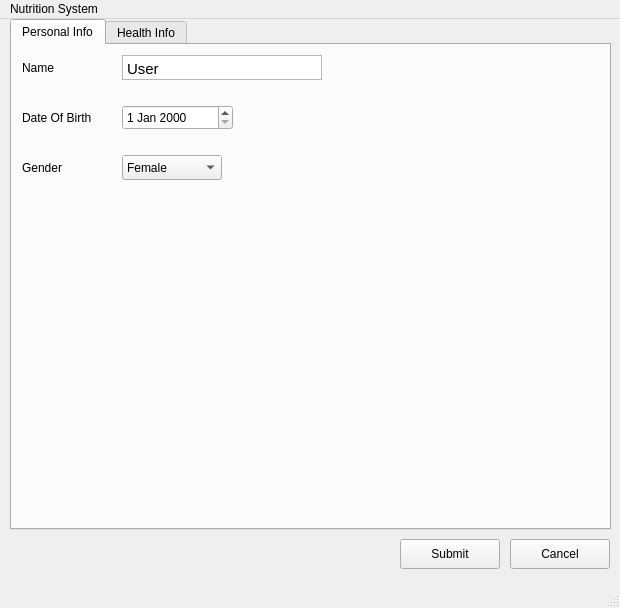
<?xml version="1.0" encoding="UTF-8"?>
<ui version="4.0">
 <class>MainWindow</class>
 <widget class="QMainWindow" name="MainWindow">
  <property name="geometry">
   <rect>
    <x>0</x>
    <y>0</y>
    <width>620</width>
    <height>608</height>
   </rect>
  </property>
  <property name="windowTitle">
   <string>MainWindow</string>
  </property>
  <widget class="QWidget" name="centralwidget">
   <widget class="QTabWidget" name="Tab">
    <property name="geometry">
     <rect>
      <x>10</x>
      <y>0</y>
      <width>601</width>
      <height>511</height>
     </rect>
    </property>
    <property name="currentIndex">
     <number>0</number>
    </property>
    <widget class="QWidget" name="PersonalInfoTab">
     <attribute name="title">
      <string>Personal Info</string>
     </attribute>
     <widget class="QLabel" name="NameLabel">
      <property name="geometry">
       <rect>
        <x>10</x>
        <y>10</y>
        <width>50</width>
        <height>25</height>
       </rect>
      </property>
      <property name="text">
       <string>Name</string>
      </property>
     </widget>
     <widget class="QLabel" name="AgeLabel">
      <property name="geometry">
       <rect>
        <x>10</x>
        <y>60</y>
        <width>120</width>
        <height>25</height>
       </rect>
      </property>
      <property name="text">
       <string>Date Of Birth</string>
      </property>
     </widget>
     <widget class="QLabel" name="GenderLabel">
      <property name="geometry">
       <rect>
        <x>10</x>
        <y>110</y>
        <width>50</width>
        <height>25</height>
       </rect>
      </property>
      <property name="text">
       <string>Gender</string>
      </property>
     </widget>
     <widget class="QComboBox" name="GenderComboBox">
      <property name="geometry">
       <rect>
        <x>110</x>
        <y>110</y>
        <width>100</width>
        <height>25</height>
       </rect>
      </property>
      <item>
       <property name="text">
        <string>Female</string>
       </property>
      </item>
      <item>
       <property name="text">
        <string>Male</string>
       </property>
      </item>
     </widget>
     <widget class="QTextEdit" name="NameEdit">
      <property name="geometry">
       <rect>
        <x>110</x>
        <y>10</y>
        <width>200</width>
        <height>25</height>
       </rect>
      </property>
      <property name="verticalScrollBarPolicy">
       <enum>Qt::ScrollBarAlwaysOff</enum>
      </property>
      <property name="horizontalScrollBarPolicy">
       <enum>Qt::ScrollBarAlwaysOff</enum>
      </property>
      <property name="html">
       <string>&lt;!DOCTYPE HTML PUBLIC &quot;-//W3C//DTD HTML 4.0//EN&quot; &quot;http://www.w3.org/TR/REC-html40/strict.dtd&quot;&gt;
&lt;html&gt;&lt;head&gt;&lt;meta name=&quot;qrichtext&quot; content=&quot;1&quot; /&gt;&lt;style type=&quot;text/css&quot;&gt;
p, li { white-space: pre-wrap; }
&lt;/style&gt;&lt;/head&gt;&lt;body style=&quot; font-family:'Ubuntu'; font-size:11pt; font-weight:400; font-style:normal;&quot;&gt;
&lt;p style=&quot; margin-top:0px; margin-bottom:0px; margin-left:0px; margin-right:0px; -qt-block-indent:0; text-indent:0px;&quot;&gt;User&lt;/p&gt;&lt;/body&gt;&lt;/html&gt;</string>
      </property>
      <property name="acceptRichText">
       <bool>false</bool>
      </property>
     </widget>
     <widget class="QDateEdit" name="AgeEdit">
      <property name="geometry">
       <rect>
        <x>110</x>
        <y>60</y>
        <width>111</width>
        <height>25</height>
       </rect>
      </property>
     </widget>
    </widget>
    <widget class="QWidget" name="HealthInfoTab">
     <attribute name="title">
      <string>Health Info</string>
     </attribute>
     <widget class="QLabel" name="WeightLabel">
      <property name="geometry">
       <rect>
        <x>10</x>
        <y>10</y>
        <width>50</width>
        <height>25</height>
       </rect>
      </property>
      <property name="text">
       <string>Weight</string>
      </property>
     </widget>
     <widget class="QLabel" name="HeightLabel">
      <property name="geometry">
       <rect>
        <x>10</x>
        <y>60</y>
        <width>50</width>
        <height>25</height>
       </rect>
      </property>
      <property name="text">
       <string>Height</string>
      </property>
     </widget>
     <widget class="QTextEdit" name="WeightEdit">
      <property name="geometry">
       <rect>
        <x>130</x>
        <y>10</y>
        <width>75</width>
        <height>25</height>
       </rect>
      </property>
      <property name="verticalScrollBarPolicy">
       <enum>Qt::ScrollBarAlwaysOff</enum>
      </property>
      <property name="horizontalScrollBarPolicy">
       <enum>Qt::ScrollBarAlwaysOff</enum>
      </property>
      <property name="html">
       <string>&lt;!DOCTYPE HTML PUBLIC &quot;-//W3C//DTD HTML 4.0//EN&quot; &quot;http://www.w3.org/TR/REC-html40/strict.dtd&quot;&gt;
&lt;html&gt;&lt;head&gt;&lt;meta name=&quot;qrichtext&quot; content=&quot;1&quot; /&gt;&lt;style type=&quot;text/css&quot;&gt;
p, li { white-space: pre-wrap; }
&lt;/style&gt;&lt;/head&gt;&lt;body style=&quot; font-family:'Ubuntu'; font-size:11pt; font-weight:400; font-style:normal;&quot;&gt;
&lt;p style=&quot; margin-top:0px; margin-bottom:0px; margin-left:0px; margin-right:0px; -qt-block-indent:0; text-indent:0px;&quot;&gt;80&lt;/p&gt;&lt;/body&gt;&lt;/html&gt;</string>
      </property>
     </widget>
     <widget class="QTextEdit" name="HeightEdit">
      <property name="geometry">
       <rect>
        <x>130</x>
        <y>60</y>
        <width>75</width>
        <height>25</height>
       </rect>
      </property>
      <property name="verticalScrollBarPolicy">
       <enum>Qt::ScrollBarAlwaysOff</enum>
      </property>
      <property name="horizontalScrollBarPolicy">
       <enum>Qt::ScrollBarAlwaysOff</enum>
      </property>
      <property name="html">
       <string>&lt;!DOCTYPE HTML PUBLIC &quot;-//W3C//DTD HTML 4.0//EN&quot; &quot;http://www.w3.org/TR/REC-html40/strict.dtd&quot;&gt;
&lt;html&gt;&lt;head&gt;&lt;meta name=&quot;qrichtext&quot; content=&quot;1&quot; /&gt;&lt;style type=&quot;text/css&quot;&gt;
p, li { white-space: pre-wrap; }
&lt;/style&gt;&lt;/head&gt;&lt;body style=&quot; font-family:'Ubuntu'; font-size:11pt; font-weight:400; font-style:normal;&quot;&gt;
&lt;p style=&quot; margin-top:0px; margin-bottom:0px; margin-left:0px; margin-right:0px; -qt-block-indent:0; text-indent:0px;&quot;&gt;180&lt;/p&gt;&lt;/body&gt;&lt;/html&gt;</string>
      </property>
     </widget>
     <widget class="QLabel" name="MeasuringUnitLabel1">
      <property name="geometry">
       <rect>
        <x>210</x>
        <y>10</y>
        <width>50</width>
        <height>25</height>
       </rect>
      </property>
      <property name="text">
       <string>Kg</string>
      </property>
     </widget>
     <widget class="QLabel" name="MeasuringUnitLabel2">
      <property name="geometry">
       <rect>
        <x>210</x>
        <y>60</y>
        <width>50</width>
        <height>25</height>
       </rect>
      </property>
      <property name="text">
       <string>cm</string>
      </property>
     </widget>
     <widget class="QLabel" name="DiseasesLabel">
      <property name="geometry">
       <rect>
        <x>10</x>
        <y>110</y>
        <width>60</width>
        <height>25</height>
       </rect>
      </property>
      <property name="text">
       <string>Disease</string>
      </property>
     </widget>
     <widget class="QComboBox" name="DiseasesComboBox">
      <property name="geometry">
       <rect>
        <x>130</x>
        <y>110</y>
        <width>150</width>
        <height>25</height>
       </rect>
      </property>
      <item>
       <property name="text">
        <string>None</string>
       </property>
      </item>
      <item>
       <property name="text">
        <string>Diabetes</string>
       </property>
      </item>
      <item>
       <property name="text">
        <string>Tooth Decay</string>
       </property>
      </item>
      <item>
       <property name="text">
        <string>Ulcer</string>
       </property>
      </item>
      <item>
       <property name="text">
        <string>Food Allergies</string>
       </property>
      </item>
      <item>
       <property name="text">
        <string>Cardiac Diseases</string>
       </property>
      </item>
      <item>
       <property name="text">
        <string>Anemia</string>
       </property>
      </item>
      <item>
       <property name="text">
        <string>Inflammatory Bowel Disease</string>
       </property>
      </item>
      <item>
       <property name="text">
        <string>Irritable Bowel Syndrome</string>
       </property>
      </item>
      <item>
       <property name="text">
        <string>Other</string>
       </property>
      </item>
     </widget>
     <widget class="QLabel" name="PressureLabel">
      <property name="geometry">
       <rect>
        <x>10</x>
        <y>160</y>
        <width>120</width>
        <height>25</height>
       </rect>
      </property>
      <property name="text">
       <string>Blood Pressure</string>
      </property>
     </widget>
     <widget class="QLabel" name="BloodType">
      <property name="geometry">
       <rect>
        <x>10</x>
        <y>210</y>
        <width>100</width>
        <height>25</height>
       </rect>
      </property>
      <property name="text">
       <string>Blood Type</string>
      </property>
     </widget>
     <widget class="QComboBox" name="BloodTypeComboBox">
      <property name="geometry">
       <rect>
        <x>130</x>
        <y>210</y>
        <width>100</width>
        <height>25</height>
       </rect>
      </property>
      <item>
       <property name="text">
        <string>A+</string>
       </property>
      </item>
      <item>
       <property name="text">
        <string>A-</string>
       </property>
      </item>
      <item>
       <property name="text">
        <string>B+</string>
       </property>
      </item>
      <item>
       <property name="text">
        <string>B-</string>
       </property>
      </item>
      <item>
       <property name="text">
        <string>O+</string>
       </property>
      </item>
      <item>
       <property name="text">
        <string>O-</string>
       </property>
      </item>
      <item>
       <property name="text">
        <string>AB+</string>
       </property>
      </item>
      <item>
       <property name="text">
        <string>AB-</string>
       </property>
      </item>
      <item>
       <property name="text">
        <string/>
       </property>
      </item>
     </widget>
     <widget class="QTextEdit" name="PressureEdit">
      <property name="geometry">
       <rect>
        <x>130</x>
        <y>160</y>
        <width>75</width>
        <height>25</height>
       </rect>
      </property>
      <property name="verticalScrollBarPolicy">
       <enum>Qt::ScrollBarAlwaysOff</enum>
      </property>
      <property name="horizontalScrollBarPolicy">
       <enum>Qt::ScrollBarAlwaysOff</enum>
      </property>
      <property name="html">
       <string>&lt;!DOCTYPE HTML PUBLIC &quot;-//W3C//DTD HTML 4.0//EN&quot; &quot;http://www.w3.org/TR/REC-html40/strict.dtd&quot;&gt;
&lt;html&gt;&lt;head&gt;&lt;meta name=&quot;qrichtext&quot; content=&quot;1&quot; /&gt;&lt;style type=&quot;text/css&quot;&gt;
p, li { white-space: pre-wrap; }
&lt;/style&gt;&lt;/head&gt;&lt;body style=&quot; font-family:'Ubuntu'; font-size:11pt; font-weight:400; font-style:normal;&quot;&gt;
&lt;p style=&quot; margin-top:0px; margin-bottom:0px; margin-left:0px; margin-right:0px; -qt-block-indent:0; text-indent:0px;&quot;&gt;120/80&lt;/p&gt;&lt;/body&gt;&lt;/html&gt;</string>
      </property>
     </widget>
     <widget class="QLabel" name="ExerciseLabel">
      <property name="geometry">
       <rect>
        <x>10</x>
        <y>260</y>
        <width>100</width>
        <height>25</height>
       </rect>
      </property>
      <property name="text">
       <string>Exercise days</string>
      </property>
     </widget>
     <widget class="QComboBox" name="ExerciseDaysComboBox">
      <property name="geometry">
       <rect>
        <x>130</x>
        <y>260</y>
        <width>100</width>
        <height>25</height>
       </rect>
      </property>
      <item>
       <property name="text">
        <string>1</string>
       </property>
      </item>
      <item>
       <property name="text">
        <string>2</string>
       </property>
      </item>
      <item>
       <property name="text">
        <string>3</string>
       </property>
      </item>
      <item>
       <property name="text">
        <string>4</string>
       </property>
      </item>
      <item>
       <property name="text">
        <string>5</string>
       </property>
      </item>
      <item>
       <property name="text">
        <string>6</string>
       </property>
      </item>
      <item>
       <property name="text">
        <string>7</string>
       </property>
      </item>
     </widget>
    </widget>
   </widget>
   <widget class="QPushButton" name="SubmitPushButton">
    <property name="geometry">
     <rect>
      <x>400</x>
      <y>520</y>
      <width>100</width>
      <height>30</height>
     </rect>
    </property>
    <property name="text">
     <string>Submit</string>
    </property>
   </widget>
   <widget class="QPushButton" name="CancelPushButton">
    <property name="geometry">
     <rect>
      <x>510</x>
      <y>520</y>
      <width>100</width>
      <height>30</height>
     </rect>
    </property>
    <property name="text">
     <string>Cancel</string>
    </property>
   </widget>
  </widget>
  <widget class="QMenuBar" name="menubar">
   <property name="geometry">
    <rect>
     <x>0</x>
     <y>0</y>
     <width>620</width>
     <height>22</height>
    </rect>
   </property>
   <widget class="QMenu" name="menuPatient_Information_System">
    <property name="title">
     <string>Nutrition System</string>
    </property>
   </widget>
   <addaction name="menuPatient_Information_System"/>
  </widget>
  <widget class="QStatusBar" name="statusbar"/>
 </widget>
 <resources/>
 <connections>
  <connection>
   <sender>CancelPushButton</sender>
   <signal>clicked()</signal>
   <receiver>MainWindow</receiver>
   <slot>close()</slot>
   <hints>
    <hint type="sourcelabel">
     <x>568</x>
     <y>571</y>
    </hint>
    <hint type="destinationlabel">
     <x>568</x>
     <y>607</y>
    </hint>
   </hints>
  </connection>
 </connections>
</ui>
